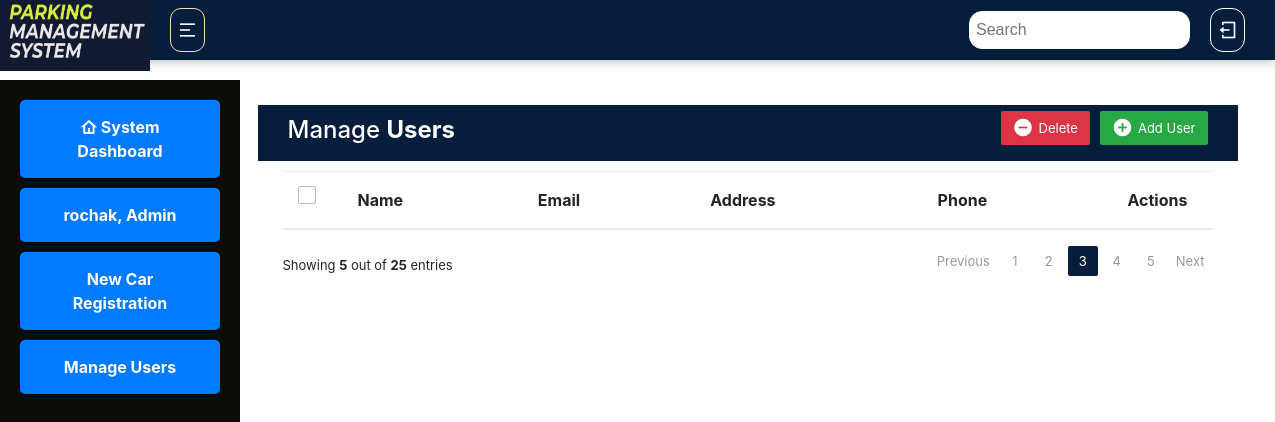
The app's page /users/, older data.
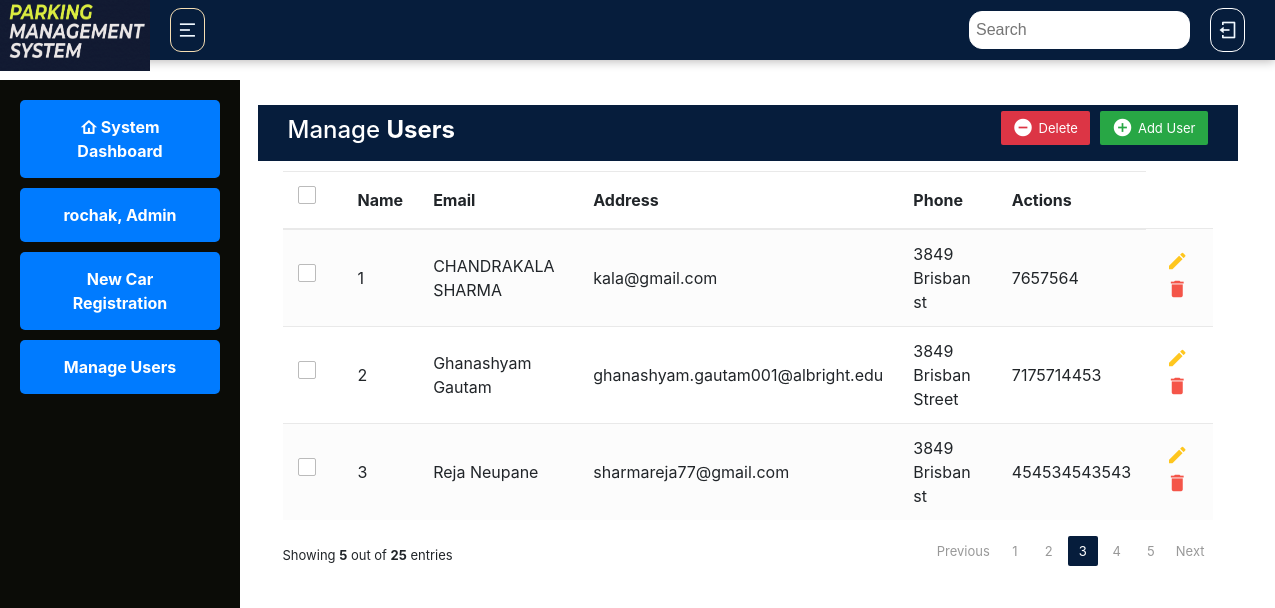
The same page, newer data.
### app/models.py (models this page shows, shortened)
class User(models.Model):
    name = models.CharField(max_length=100)
    email = models.EmailField(unique=True)
    address = models.TextField()
    phone = models.CharField(max_length=15)

### app/views.py (the view)
# urls.py: path("users/", views.user_list, name="user_list"),
def user_list(request):
    users = User.objects.all()
    return render(request, 'manage_user.html', {'users': users})

### templates/manage_user.html (shortened to what this page needs)
{% extends 'base.html' %}
{% load static %}
{% block content %}
<!DOCTYPE html>
<html lang="en">
<head>
<link rel="stylesheet" href="https://stackpath.bootstrapcdn.com/bootstrap/4.5.0/css/bootstrap.min.css">
<link rel="stylesheet" href="https://maxcdn.bootstrapcdn.com/font-awesome/4.7.0/css/font-awesome.min.css">
</head>
<body>
<div class="container-xl">
	<div class="table-responsive">
		<div class="table-wrapper">
			<div class="table-title">
				<div class="row">
					<div class="col-sm-6">
						<h2>Manage <b>Users</b></h2>
					</div>
					<div class="col-sm-6">
						<a href="#addEmployeeModal" class="btn btn-success" data-toggle="modal"><i class="material-icons">&#xE147;</i> <span>Add User</span></a>
						<a href="#deleteEmployeeModal" class="btn btn-danger" data-toggle="modal"><i class="material-icons">&#xE15C;</i> <span>Delete</span></a>
					</div>
				</div>
			</div>
			<table class="table table-striped table-hover">
				<thead>
					<tr>
						<th>
							<span class="custom-checkbox">
								<label for="selectAll"></label>
							</span>
						</th>
						<th>Name</th>
						<th>Email</th>
						<th>Address</th>
						<th>Phone</th>
						<th>Actions</th>
					</tr>
				</thead>
				<tbody>
						{% if users %}
							{% for user in users %}
							<tr>
								<td>
									<span class="custom-checkbox">
										<label for="checkbox{{ forloop.counter }}"></label>
									</span>
								</td>
								<td>{{ forloop.counter }}</td>
								<td>{{ user.name }}</td>
								<td>{{ user.email }}</td>
								<td>{{ user.address }}</td>
								<td>{{ user.phone }}</td>
								<td>
									<a href="#editEmployeeModal{{ forloop.counter }}" class="edit" data-toggle="modal">
										<i class="material-icons" data-toggle="tooltip" title="Edit">&#xE254;</i>
									</a>
									<a href="#deleteEmployeeModal{{ forloop.counter }}" class="delete" data-toggle="modal">
										<i class="material-icons" data-toggle="tooltip" title="Delete">&#xE872;</i>
									</a>
								</td>
							</tr>
							{% endfor %}
						{% endif %}
					</tbody>
			</table>
			<div class="clearfix">
				<div class="hint-text">Showing <b>5</b> out of <b>25</b> entries</div>
				<ul class="pagination">
					<li class="page-item disabled"><a href="#">Previous</a></li>
					<li class="page-item"><a href="#" class="page-link">1</a></li>
					<li class="page-item"><a href="#" class="page-link">2</a></li>
					<li class="page-item active"><a href="#" class="page-link">3</a></li>
					<li class="page-item"><a href="#" class="page-link">4</a></li>
					<li class="page-item"><a href="#" class="page-link">5</a></li>
					<li class="page-item"><a href="#" class="page-link">Next</a></li>
				</ul>
			</div>
		</div>
	</div>
</div>
</body>
</html>
{% endblock %}

Row changes from the older to the newer data that the page shows:
added User: name "CHANDRAKALA SHARMA", email "kala@gmail.com", address "3849 Brisban st", phone "7657564"
added User: name "Ghanashyam Gautam", email "ghanashyam.gautam001@albright.edu", address "3849 Brisban Street", phone "7175714453"
added User: name "Reja Neupane", email "sharmareja77@gmail.com", address "3849 Brisban st", phone "454534543543"
